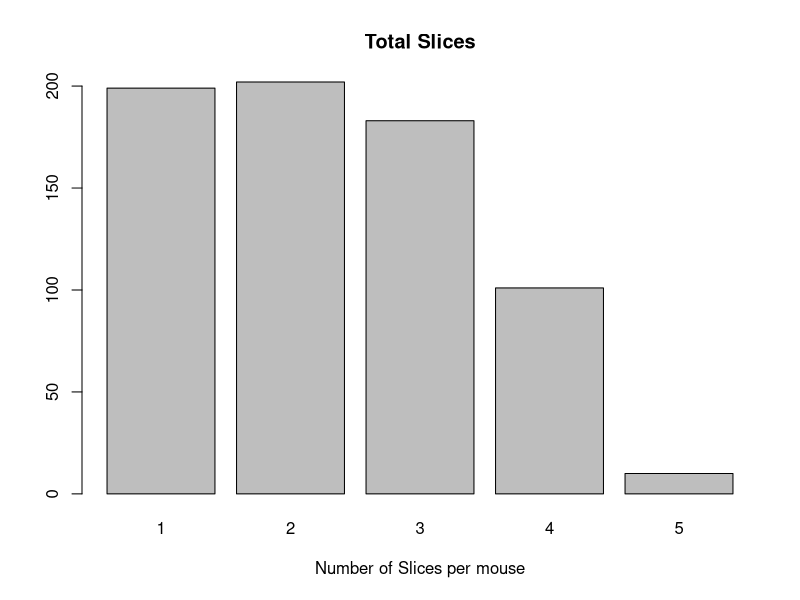
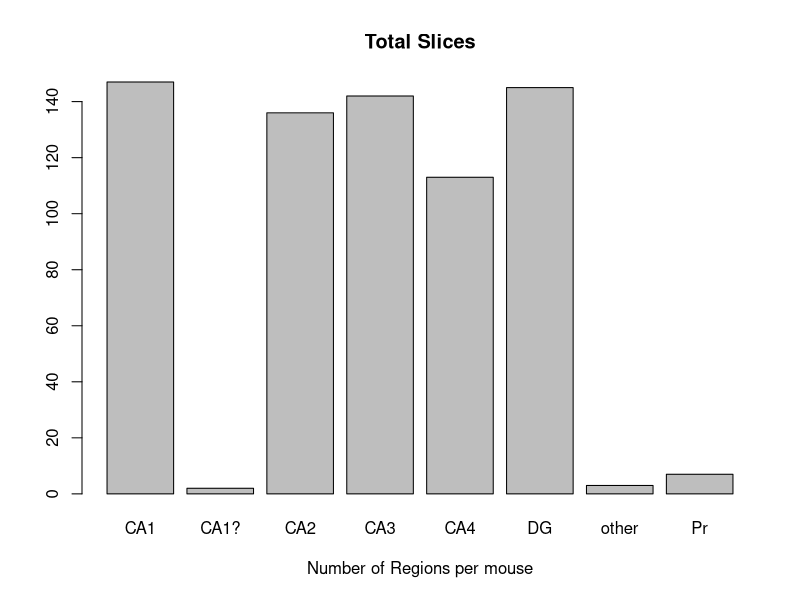
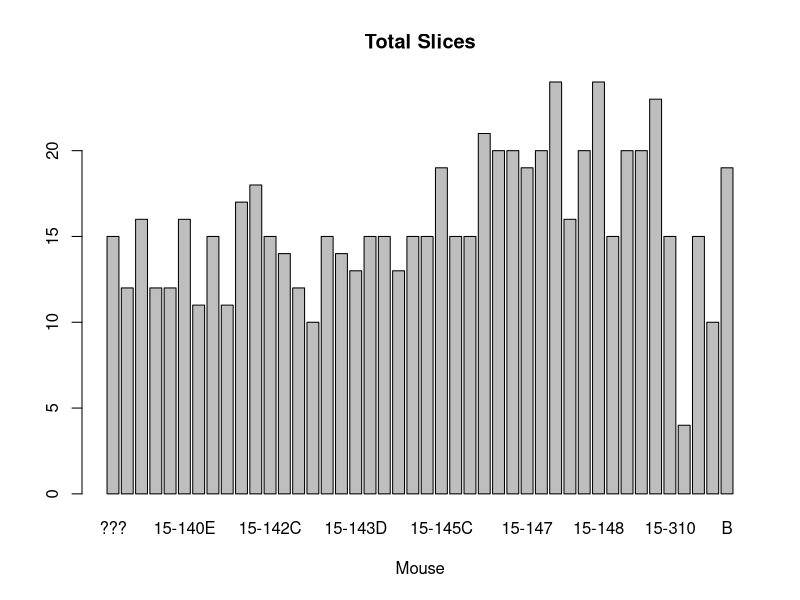
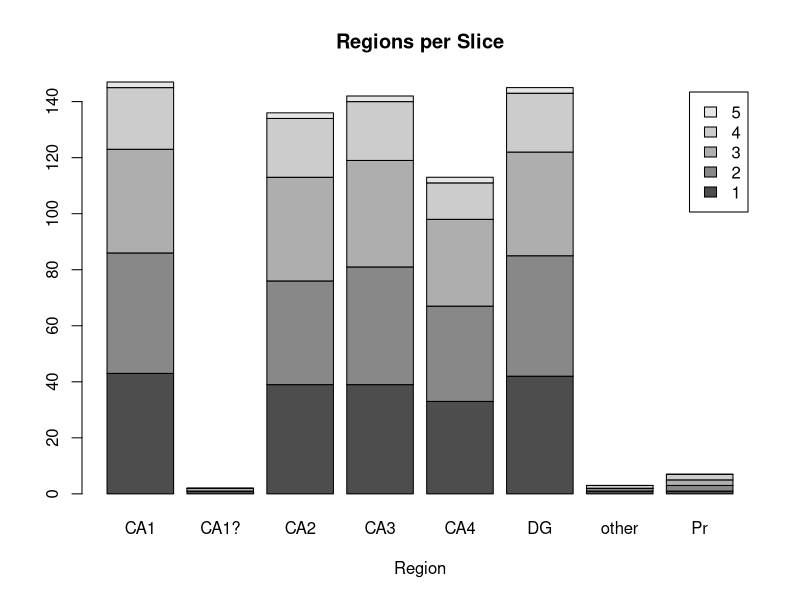

These figures' R source, in order:
#install.packages("tidyr", dependencies=TRUE)
library("tidyr")
library("dplyr")
library("reshape2")

setwd("C:/Users/RMH/Dropbox/BehavEphyRNAseq/RNAseqSamples")
punches<-read.csv("punches_060915.csv", header=TRUE)
summary(punches)

#mice: make new datset with just "Mouse" "Date" "RNAisolationdate" "Slice.collector", "location" , order by date
#CA1toDG: make a wide dataset that counts number of punches, delete irrlevant columns, order by date
punches %>%
  select(Mouse, Slice, Punch, notes.mouse, photos, Date, RNAisolationdate, Slice.collector) %>%
  group_by(Mouse, Punch, notes.mouse, photos, Date, Slice.collector) %>%
  summarize(num.slice=length(Slice)) %>% 
  as.data.frame()->mice
CA1toDG<-spread(mice, Punch, num.slice)
CA1toDG[is.na(CA1toDG)]<-0
CA1toDG$"CA1?" <- NULL
CA1toDG$"other" <- NULL
CA1toDG$"Pr" <- NULL
CA1toDG <- CA1toDG[order(as.Date(CA1toDG$Date, format="%m/%d/%Y")),]
mice <- mice[order(as.Date(mice$Date, format="%m/%d/%Y")),]

#write to file
write.csv(mice, file="mice.csv")
write.csv(CA1toDG, file="CA1toDG.csv")


## Some summary figures to look at all samples
counts <- table(punches$Slice)
barplot(counts, main="Total Slices", 
        xlab="Number of Slices per mouse")
counts <- table(punches$Punch)
barplot(counts, main="Total Slices", 
        xlab="Number of Regions per mouse")
counts <- table(punches$Mouse)
barplot(counts, main="Total Slices", 
        xlab="Mouse")
counts <- table(punches$Slice, punches$Punch)
barplot(counts, main="Regions per Slice",
        xlab="Region", 
        legend = rownames(counts))
